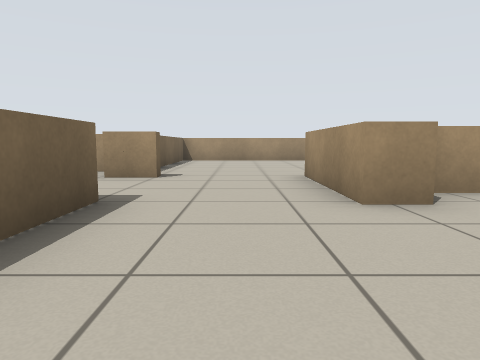
View 1 (above)

19 first-person views from a walk through a Stage world. The camera is 0.59 m above the floor, tilts 6° down and sees 70° across. Floor lines are 1 m apart. The floor is counted in squares, 1 m on a side. Each view is taken from the middle of a square. On the plan, view 1 faces up. The plan holds only what a view shows up to about 10 squares ahead; the rest is blank. The robots in the file are not drawn.

View 2
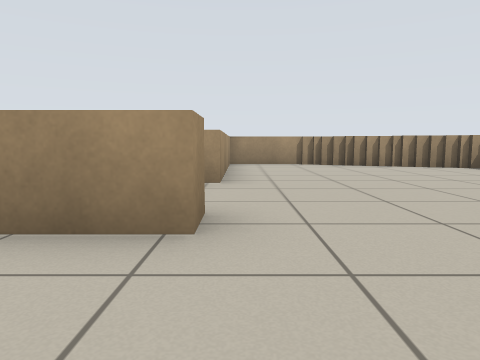

View 3
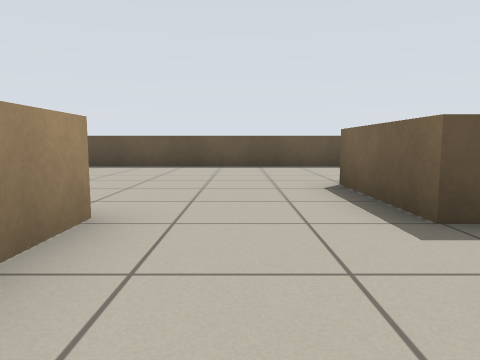

View 4
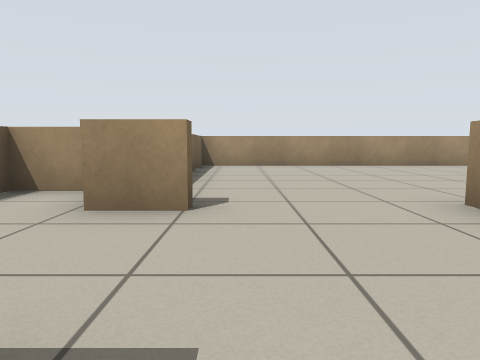

View 5
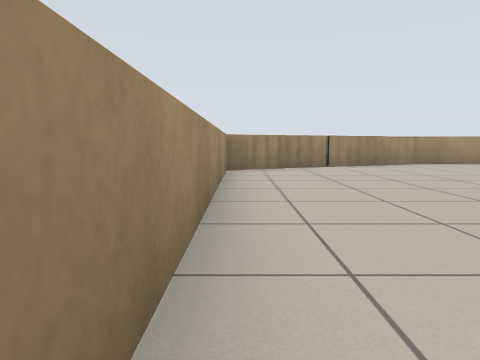

View 6
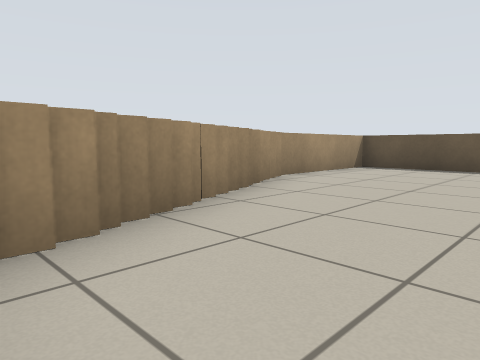

View 7
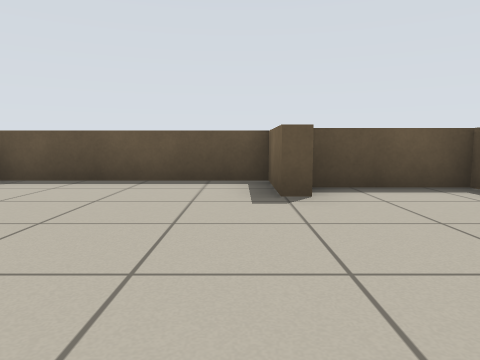

View 8
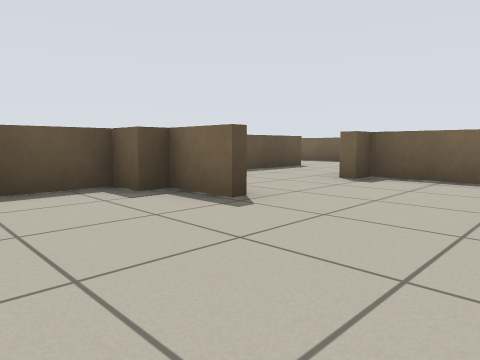

View 9
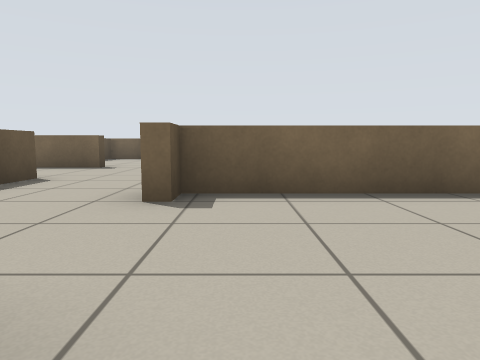

View 10
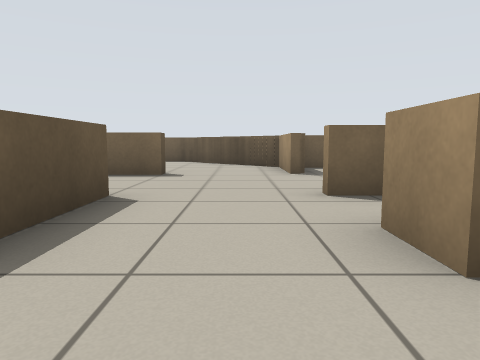

View 11
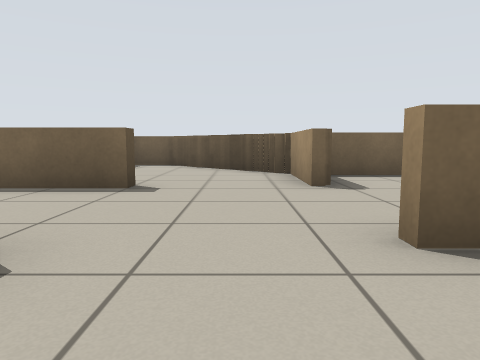

View 12
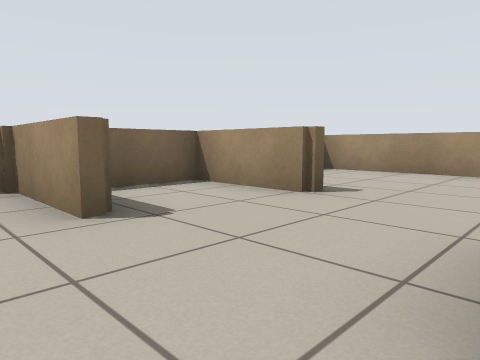

View 13
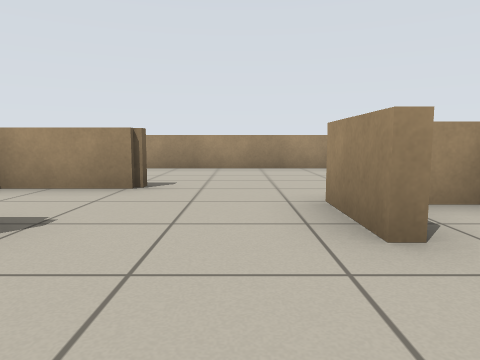

View 14
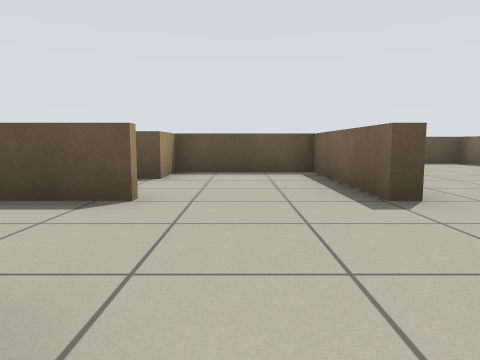

View 15
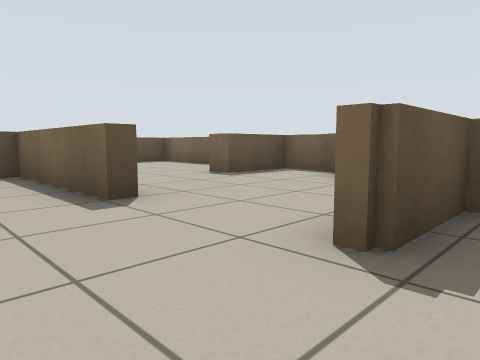

View 16
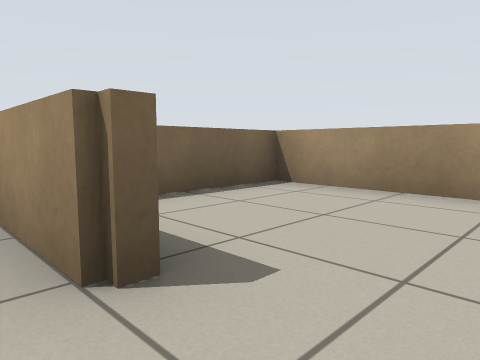

View 17
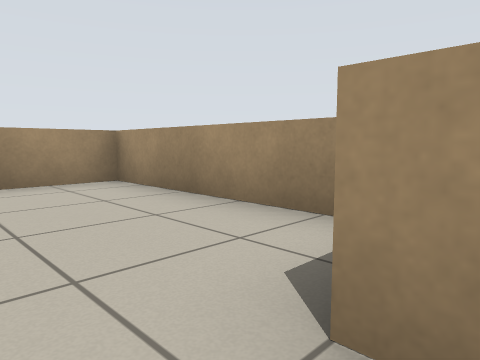

View 18
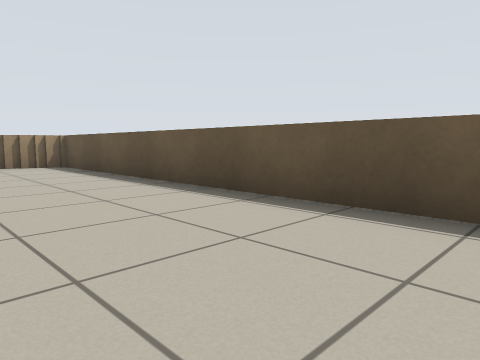

View 19
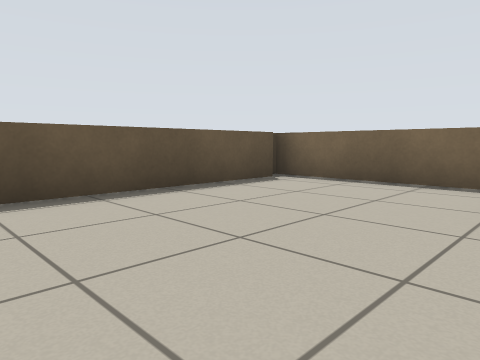

### Floor plan
Ten units are one square. View 1 is at (0, 0); x grows to the right and y downward. Boxes are objects, and circles mark ways between rooms. Rooms are numbered by the first view taken in them; rooms with no view inside come last. Other rooms are left out.
<svg viewBox="-90 -128 185 167">
<path fill="none" stroke="#000" d="M20 -33 12 -33M30 -41 22 -41M77 21 77 15M79 16 79 10M81 11 81 4M85 5 85 -1M87 0 87 -10M-15 -35 -15 -10M90 -9 90 -34M-33 -1 -33 34M86 -33 41 -33M-29 30 74 30 74 20M41 -52 45 -52 45 -35 90 -35 90 -72M14 -64 14 -52 19 -52 19 -44 41 -44M12 -54 12 -64M74 -102 74 -111M79 -91 79 -98M77 -98 77 -104M81 -85 81 -92M71 -110 71 -119M85 -80 85 -86M87 -72 87 -81M65 -123 -20 -123 -20 -63 -14 -63M-40 -35 -15 -35M-70 -35 -65 -35 -65 1 -37 1 -37 -12 -32 -12M-14 -60 -25 -60M-26 -73 -39 -73 -39 -60M12 -33 12 -54M-62 -85 -85 -85 -85 -63 -68 -63M-25 -84 -25 -123 -85 -123 -85 -101M-41 -60 -41 -75"/>
<circle cx="-5" cy="-30" r="3" fill="#2a7"/>
<circle cx="-5" cy="-65" r="3" fill="#2a7"/>
<circle cx="-55" cy="-70" r="3" fill="#2a7"/>
<text x="30" y="0">1</text>
<text x="40" y="-80">2</text>
<text x="-40" y="-40">3</text>
<text x="-60" y="-100">4</text>
</svg>
Room 1 opens to room 3. Room 2 opens to room 3. Room 3 opens to room 4.

Where each view was taken, in squares from view 1:
view 1: 0 up, 0 right, facing up
view 2: 3 up, 1 left, facing right
view 3: 6 up, 0 right, facing down
view 4: 3 up, 1 left, facing up
view 5: 12 up, 1 left, facing right
view 6: 12 up, 5 right, facing down-right
view 7: 9 up, 5 right, facing down
view 8: 9 up, 4 right, facing down-left
view 9: 7 up, 2 right, facing left
view 10: 5 up, 0 right, facing left
view 11: 5 up, 2 left, facing left
view 12: 5 up, 4 left, facing up-left
view 13: 4 up, 5 left, facing up
view 14: 7 up, 5 left, facing down
view 15: 7 up, 5 left, facing down-left
view 16: 8 up, 5 left, facing up-left
view 17: 7 up, 5 left, facing up-right
view 18: 0 up, 2 left, facing down-right
view 19: 1 up, 2 right, facing down-left
